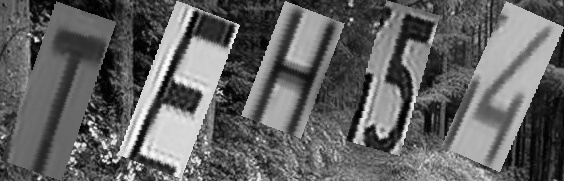
#> input picture sintez_plate/GEN_data_v2/00a1aa56-931_TEH54.jpg, 564 x 181 px, given as the content of the folder 1b32d2c7-3fcf-4c94-ad20-4fb130a7a7d4/PLAYGROUND/OCR/GAN/bgs/, which was not available
$ python sort_create_roata.py
#> lines starting #> are read from the running program, lines starting #| are printed output that depends on the picture; after the words box and inside, x2 and y2 are one past the last pixel; in counts of white or black regions, pixels touching at a corner belong together; pictures that were not available may be replaced by others from this repository, and a replacement may not be noted
from __future__ import print_function, division
import numpy as np
import sys, cv2, os
import json, time, uuid
import random
import uuid


#https://gautamnagrawal.medium.com/rotating-image-by-any-angle-shear-transformation-using-only-numpy-d28d16eb5076
#https://www.pythoninformer.com/python-libraries/numpy/image-transforms/
#CHARS = "ABCDEFGHIJKLMNOPQRSTUVWXYZ0123456789"
CHARS = "ABEKMHIOPCTYX0123456789"


class DATA(object):
   def __init__(self):
       self.file = {}
       self.label = {}

   def parseIMG(self, dir_name):
       path = dir_name+"/"
       print ("PARSING",path)
       for r, d, f in os.walk(path):
           for ix, file in enumerate(f[:]):#[:20000]
                           #print (file)
                      if ".png" in file.lower(): #".jpg" or
                          #img = cv2.imread(os.path.join(r, file))
                          self.file[file.split(".")[0]] = [os.path.join(r, file)]
                      if ".jpg" in file.lower(): #".jpg" or
                          #img = cv2.imread(os.path.join(r, file))
                          #img = cv2.resize(img, (28,28))
                          self.file[file.split(".")[0]] = [os.path.join(r, file)]
                      if ".jpeg" in file.lower(): #".jpg" or
                          #img = cv2.imread(os.path.join(r, file))
                          #img = cv2.resize(img, (28,28))
                          self.file[file.split(".")[0]] = [os.path.join(r, file)]

                      if ".json" in file.lower():
                          #jsf = open(os.path.join(r, file), 'r')
                          self.label[file.split(".")[0]] = [os.path.join(r, file)]


# [60 lines left out: functions copy_dict_char, imgs, not called in this run]

def generate_bg():
    found = False
    while not found:
        fname = random.choice(list(BG.file.keys()))
        bg = cv2.imread(BG.file[fname][0], cv2.IMREAD_GRAYSCALE) / 255.
        if (bg.shape[1] >= OUTPUT_SHAPE[1] and
            bg.shape[0] >= OUTPUT_SHAPE[0]):
            found = True

    x = random.randint(0, bg.shape[1] - OUTPUT_SHAPE[1])
    y = random.randint(0, bg.shape[0] - OUTPUT_SHAPE[0])
    bg = bg[y:y + OUTPUT_SHAPE[0], x:x + OUTPUT_SHAPE[1]]

    return bg


#def gen_plate_with_cut():
BG = DATA()
BG.parseIMG("/media/sadko/1b32d2c7-3fcf-4c94-ad20-4fb130a7a7d4/PLAYGROUND/OCR/GAN/bgs")


IMG = DATA()
IMG.parseIMG("CHAR_SORT")


for M in range(10000):
    L = random.choice([1,2,3,4,5,6,7,8,9])
    #print(len(IMG.file))
    ls = []
    ls_mask = []
    size_w = []
    size_h = []
    char = ""

    for i in range(L):
        A = random.choice(list(IMG.file.keys()))
        char += A.split("_")[-1]
        img = cv2.imread(IMG.file[A][0], cv2.IMREAD_GRAYSCALE) / 255.
#> img: shape (181, 564) float64; min 0, max 1, mean 0.388
        # Rotat

#-------------------------------------------_>
        ANG = random.randint(-30,30)

        angle = ANG * (np.pi/180) #преобразование градусов в радианы
        cos_= np.cos(angle)
        sin_= np.sin(angle)
        tangent=np.tan(angle/2)

        height = img.shape[0] #определить высоту изображения
#> height = 181
        width = img.shape[1] #определить ширину изображения
#> width = 564

        new_height = round(abs(img.shape[0]*cos_)+abs(img.shape[1]*sin_))+1
#> new_height = 426
        new_width = round(abs(img.shape[1]*cos_)+abs(img.shape[0]*sin_))+1
#> new_width = 584

        img_zeros = np.zeros((new_height, new_width))
        img_zeros2 = np.zeros((new_height, new_width))

        original_centre_height = round(((img.shape[0]+1)/2)-1) # по отношению к исходному изображению
#> original_centre_height = 90
        original_centre_width = round(((img.shape[1]+1)/2)-1) # по отношению к исходному изображению
#> original_centre_width = 282

        new_centre_height= round(((new_height+1)/2)-1) # относительно нового изображения
#> new_centre_height = 212
        new_centre_width= round(((new_width+1)/2)-1) # относительно нового изображения
#> new_centre_width = 292
        for i in range(height):
            for j in range(width):
                #координаты пикселя относительно центра исходного изображения
                y=img.shape[0]-1-i-original_centre_height
                x=img.shape[1]-1-j-original_centre_width

#                #координата пикселя относительно повернутого изображения
#                new_y=round(-x*sin_+y*cos_)
#                new_x=round(x*cos_+y*sin_)

                '''
                |1  -tan(𝜃/2) |  |1        0|  |1  -tan(𝜃/2) |
                |0      1     |  |sin(𝜃)   1|  |0      1     |
                '''
                # shear 1
                new_x=round(x-y*tangent)
                new_y=y

                #shear 2
                new_y=round(new_x*sin_+new_y)      #since there is no change in new_x according to the shear matrix

                #shear 3
                new_x=round(new_x-new_y*tangent)              #since there is no change in new_y according to the shear matrix


                '''поскольку изображение будет повернуто, центр тоже изменится,
                   поэтому, чтобы приспособиться к этому, нам нужно будет изменить new_x и new_y по отношению к новому центру '''
                new_y = new_centre_height-new_y
                new_x = new_centre_width-new_x

#                img_zeros[new_y,new_x]=img[i,j] # запись пикселей в новое место назначения в выходном изображении
#                # добавление проверки для предотвращения ошибок при обработке
                if 0 <= new_x < new_width and 0 <= new_y < new_height and new_x>=0 and new_y>=0:
                    img_zeros[new_y,new_x]=1.0  # запись пикселей в новое место назначения в выходном изображении
                    img_zeros2[new_y,new_x]=img[i,j]
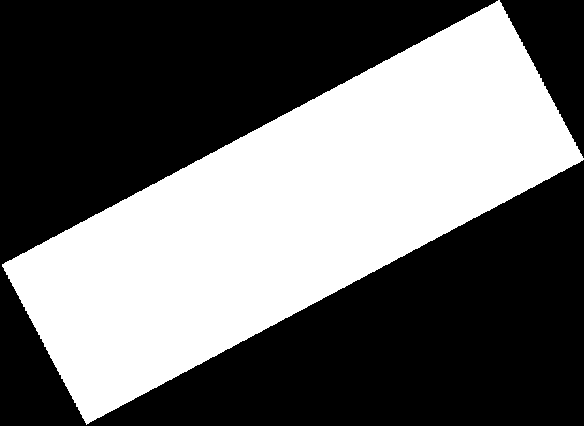
#> img_zeros: shape (426, 584) float64; values 0 (black) and 1 (white), 41% white; 1 white region, box (x1, y1, x2, y2) and area: (2, 0, 584, 425) 102084
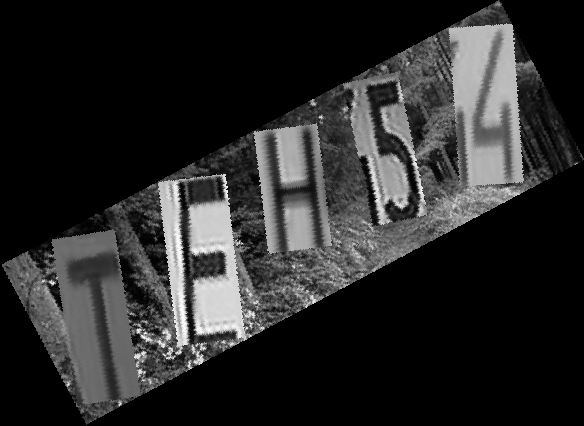
#> img_zeros2: shape (426, 584) float64; min 0, max 1, mean 0.159
        #imgs(img_zeros)

#--------------------------------------_>
        #
        ls.append(img_zeros)
        ls_mask.append(img_zeros2)

        size_h.append(img_zeros.shape[1])
        size_w.append(img_zeros.shape[0])

    #print (max(size_h), sum(size_w))
    OUTPUT_SHAPE = [max(size_w), sum(size_h)]
    bg = generate_bg()
    #imgs(bg)
    #print (bg.shape)
    start_x = 0
    for ix, i in enumerate(ls):
        #imgs(i)
        LA = 1#random.choice([1,2,3])
        if LA == 1:
            temp = bg[0:size_w[ix], start_x:size_h[ix]+start_x]
            #bg[0:size_w[ix], start_x:size_h[ix]+start_x] = i[:,:]
            for HH in range(temp.shape[0]):
                for WW in range(temp.shape[1]):
                    if i[HH,WW] == 1.0:
                        temp[HH,WW] = ls_mask[ix][HH,WW]
            bg[0:size_w[ix], start_x:size_h[ix]+start_x] = temp
        elif LA == 2:
            bg[int((max(size_w)-size_w[ix])):size_w[ix]+int((max(size_w)-size_w[ix])), start_x:size_h[ix]+start_x] = i[:,:]
        else:
            bg[int((max(size_w)-size_w[ix])/2):size_w[ix]+int((max(size_w)-size_w[ix])/2), start_x:size_h[ix]+start_x] = i[:,:]
        #imgs(bg) # show one char to image
        start_x += size_h[ix]
        #print (i.shape, start_x, size_h[ix], (max(size_w)-size_w[ix])/2)
    #print (char)
    #imgs(bg)
    nameFile = str(uuid.uuid4())[:12]
    cv2.imwrite(f"GEN_data_v2/{nameFile}_{char}.jpg", bg*255.)

# [24 lines of commented-out code are left out]
# [14 lines left out: function rename_file_autoria, not called in this run]

$ run again, on sintez_plate/GEN_data_v2/0a3e3525-be1_6.jpg
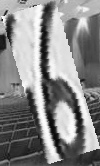
#> input picture sintez_plate/GEN_data_v2/0a3e3525-be1_6.jpg, 100 x 166 px, given as the content of the folder 1b32d2c7-3fcf-4c94-ad20-4fb130a7a7d4/PLAYGROUND/OCR/GAN/bgs/, which was not available
#> after the loop `for i in range(height):`:
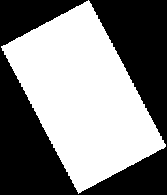
#> img_zeros: shape (195, 167) float64; values 0 (black) and 1 (white), 51% white; 1 black region, box (x1, y1, x2, y2) and area: (0, 0, 167, 195) 15965
#> after the loop `for i in range(height):`:
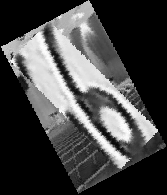
#> img_zeros2: shape (195, 167) float64; min 0, max 1, mean 0.272

$ run again, on sintez_plate/GEN_data_v2/0b1452ab-256_C5.jpg
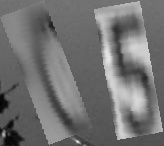
#> input picture sintez_plate/GEN_data_v2/0b1452ab-256_C5.jpg, 164 x 146 px, given as the content of the folder 1b32d2c7-3fcf-4c94-ad20-4fb130a7a7d4/PLAYGROUND/OCR/GAN/bgs/, which was not available
#> after the loop `for i in range(height):`:
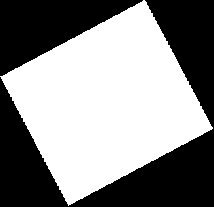
#> img_zeros: shape (207, 214) float64; values 0 (black) and 1 (white), 54.1% white; 2 black regions, box (x1, y1, x2, y2) and area: (0, 0, 214, 207) 14790, (0, 0, 143, 76) 5564
#> after the loop `for i in range(height):`:
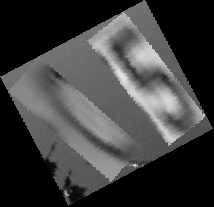
#> img_zeros2: shape (207, 214) float64; min 0, max 0.922, mean 0.242

$ run again, on sintez_plate/GEN_data_v2/0b14db4f-f07_5737.jpg
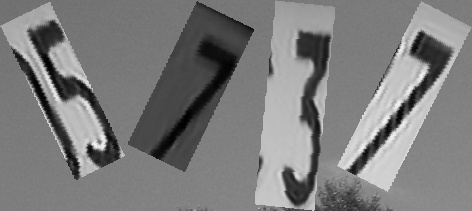
#> input picture sintez_plate/GEN_data_v2/0b14db4f-f07_5737.jpg, 472 x 211 px, given as the content of the folder 1b32d2c7-3fcf-4c94-ad20-4fb130a7a7d4/PLAYGROUND/OCR/GAN/bgs/, which was not available
#> after the loop `for i in range(height):`:
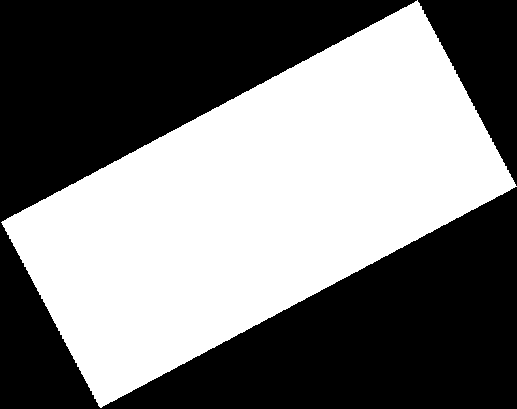
#> img_zeros: shape (409, 517) float64; values 0 (black) and 1 (white), 47.1% white; 1 white region, box (x1, y1, x2, y2) and area: (1, 0, 517, 408) 99592
#> after the loop `for i in range(height):`:
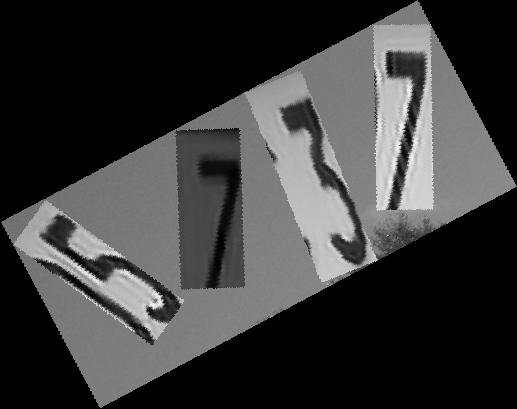
#> img_zeros2: shape (409, 517) float64; min 0, max 0.957, mean 0.229
